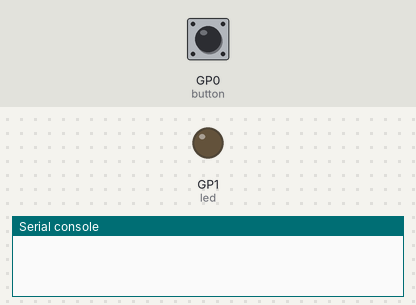
Simulated run of this program. Board: Raspberry Pi Pico running CircuitPython. Parts: output pins drawn as LEDs (lit = HIGH), the last lines printed to the serial console. Wiring (from the project's diagram.json): green button on GP2, green button on GP3, yellow LED on GP15. The inputs (shaded band) are chosen by the test bench; at power-on: GP0 (button) HIGH.

Above: at 1.2 s.
1.3 s: GP0 (button) pulled LOW for 0.15 s
At 2.2 s:
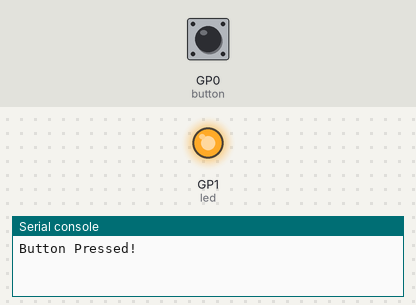
Timing chart, 0 to 7.6 s (numbered marks = the images above; inputs shaded):
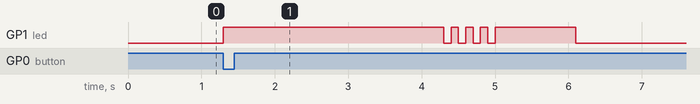

The program:

code_naiv.py
```python
import time
import board
import digitalio

PAR_HOLD = 3
PAR_WARN = 1

button_pin = board.GP0  # Replace with the GPIO pin connected to your button

button = digitalio.DigitalInOut(button_pin)
button.direction = digitalio.Direction.INPUT
button.pull = digitalio.Pull.UP  # Use pull-up resistor; change if using pull-down

led_pin = board.GP1      # Replace with the GPIO pin connected to your LED
led = digitalio.DigitalInOut(led_pin)
led.direction = digitalio.Direction.OUTPUT


while True:
    if not(button.value):  # Button is pressed (LOW)
        print("Button Pressed!")
        led.value = True
        time.sleep(PAR_HOLD)
        for i in range(1,5):
            led.value = False
            time.sleep(0.1)
            led.value = True
            time.sleep(0.1)
        time.sleep(PAR_WARN)
        led.value = False
```

Measured:
- after the input at 1.3 s, GP1 (led): goes HIGH 3.0 s, 3 × (LOW 0.10 s, HIGH 0.10 s), LOW 0.10 s, HIGH 1.1 s, then LOW, starting at once
